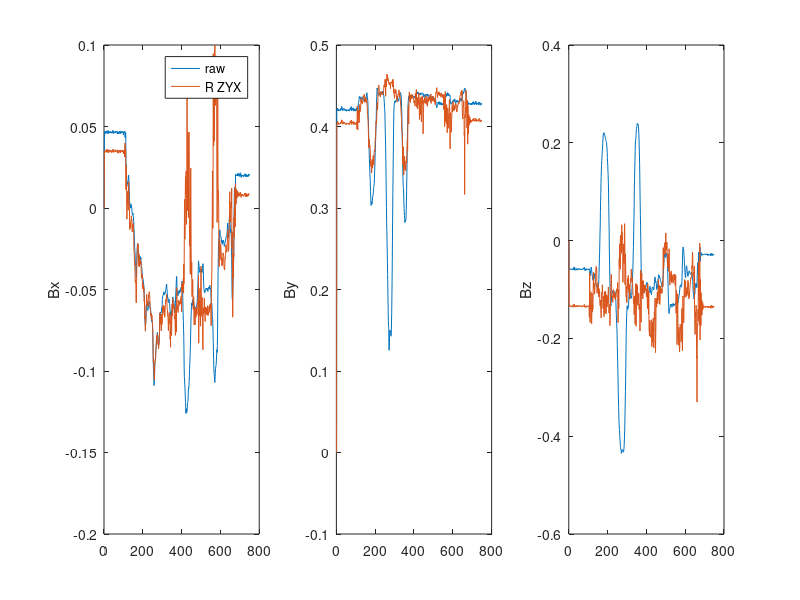

This chart was generated by the following MATLAB code:
%% data set
clear; clc
Eulers = load('rot_KF_stream_Euler.txt');
mag = load('rot_KF_stream_mag_raw.txt');
mag(3,:) = -mag(3,:);
IMU = load('rot_KF_stream_IMU.txt');
acc = IMU(1:3,:);


%% bias remove
% mag = mag - [0.3; 0.05; -0.07];

%% dynamic model
quat_iteration = @(omega,Ts)    expm([0 -omega(1) -omega(2) -omega(3);
        omega(1) 0 omega(3) -omega(2);
        omega(2) -omega(3) 0 omega(1);
        omega(3) omega(2) -omega(1) 0]*Ts/2);
    
Rot_by_quat = @(q)   [q(1)^2+q(2)^2-q(3)^2-q(4)^2, 2*(q(2)*q(3)-q(1)*q(4)), 2*(q(1)*q(3)+q(2)*q(4));
         2*(q(2)*q(3)+q(1)*q(4)), q(1)^2-q(2)^2+q(3)^2-q(4)^2, 2*(q(3)*q(4)-q(1)*q(2));
         2*(q(2)*q(4)-q(1)*q(3)), 2*(q(1)*q(2)+q(3)*q(4)), q(1)^2-q(2)^2-q(3)^2+q(4)^2];

Rot_by_Eulers_XYZ = @(roll,pitch,yaw) [1,0,0; 0,cos(roll),-sin(roll); 0,sin(roll),cos(roll)]* ...
                                [cos(pitch),0,sin(pitch); 0,1,0; -sin(pitch),0,cos(pitch)]*...
                                [cos(yaw),-sin(yaw),0; sin(yaw),cos(yaw),0; 0,0,1];
                            
Rot_by_Eulers_ZYX = @(roll,pitch,yaw) [cos(yaw),-sin(yaw),0; sin(yaw),cos(yaw),0; 0,0,1]* ...
            [cos(pitch),0,sin(pitch); 0,1,0; -sin(pitch),0,cos(pitch)]*...
            [1,0,0; 0,cos(roll),-sin(roll); 0,sin(roll),cos(roll)];

Euler_by_quat = @(q) [atan2(2*(q(1)*q(2)+q(3)*q(4)), 1-2*(q(2)^2+q(3)^2))
                      asin(2*(q(1)*q(3)- q(4)*q(2)));  
                      atan2(2*(q(1)*q(4)+q(2)*q(3)), 1-2*(q(3)^2+q(4)^2));];  % X, Z reversed
                  
Euler_by_acc = @(a) [atan2(a(2),a(3));
                    atan(-a(1)/sqrt(a(2)^2 + a(3)^2));
                    0];

quat_iteration_2 = @(omega,Ts)    eye(4)+ [0 -omega(1) -omega(2) -omega(3);
                omega(1) 0 omega(3) -omega(2);
                omega(2) -omega(3) 0 omega(1);
                omega(3) omega(2) -omega(1) 0]*Ts/2;

Rx = @(roll) [1,0,0; 0,cos(roll),-sin(roll); 0,sin(roll),cos(roll)];
Ry = @(pitch) [cos(pitch),0,sin(pitch); 0,1,0; -sin(pitch),0,cos(pitch)];
Rz = @(yaw) [cos(yaw),-sin(yaw),0; sin(yaw),cos(yaw),0; 0,0,1];

Eulers = Eulers;
% Eulers(3,:) = 1.5*(Eulers(3,:) - Eulers(3,1));
%%
ref_vec = [1;2;3];
data_ref = mag;

for i = 2:size(data_ref,2)
    mag_amp(i) = norm(mag(:,i));
    acc_amp(i) = norm(acc(:,i));
    
    Euler_acc(:,i) = Euler_by_acc(acc(:,i));
%     Euler_acc(3,i) = Eulers(3,i);
end

E = Euler_acc;

for i = 2:size(data_ref,2)   
    mag_correct_1(:,i) = Rot_by_Eulers_ZYX(E(1,i), E(2,i), E(3,i))*data_ref(:,i);
    mag_correct_2(:,i) = Rot_by_Eulers_ZYX(-E(1,i), -E(2,i), -E(3,i))*data_ref(:,i);
%     mag_correct_2(:,i) = Rot_by_Eulers_XYZ(E(1,i), E(2,i), E(3,i))*data_ref(:,i);
    
%     mag_correct_1(:,i) = Ry(-E(2,i))*Rx(-E(1,i))*data_ref(:,i);
%     mag_correct_1(:,i) = Rz(E(3,i))*mag_correct_1(:,i);
    
%     mag_correct_1(:,i) = Rz(Eulers(3,i)*1.5)*data_ref(:,i);    % r
%     mag_correct_2(:,i) = Rz(-Eulers(3,i))*data_ref(:,i);
end

figure
subplot(131)
plot(data_ref(1,:))
hold on
plot(mag_correct_1(1,:))
ylabel('Bx')
% hold on
% plot(mag_correct_2(1,:))
legend('raw', 'R ZYX', 'R XYZ')

subplot(132)
plot(data_ref(2,:))
hold on
plot(mag_correct_1(2,:))
ylabel('By')
% hold on
% plot(mag_correct_2(2,:))

subplot(133)
plot(data_ref(3,:))
hold on
plot(mag_correct_1(3,:))
ylabel('Bz')
% hold on
% plot(mag_correct_2(3,:))

% figure
% subplot(121)
% plot(Eulers')
% subplot(122)
% plot(Euler_acc')